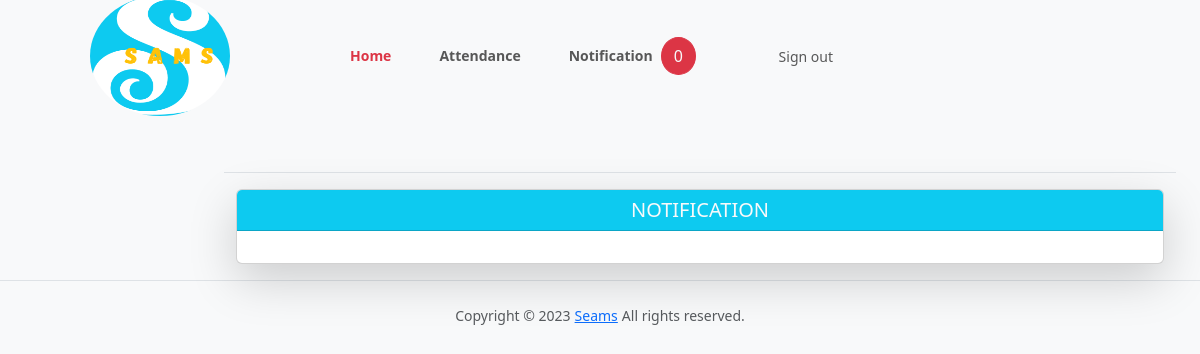
/teacher/2/notification (signed in), run on an earlier commit of the app's database.
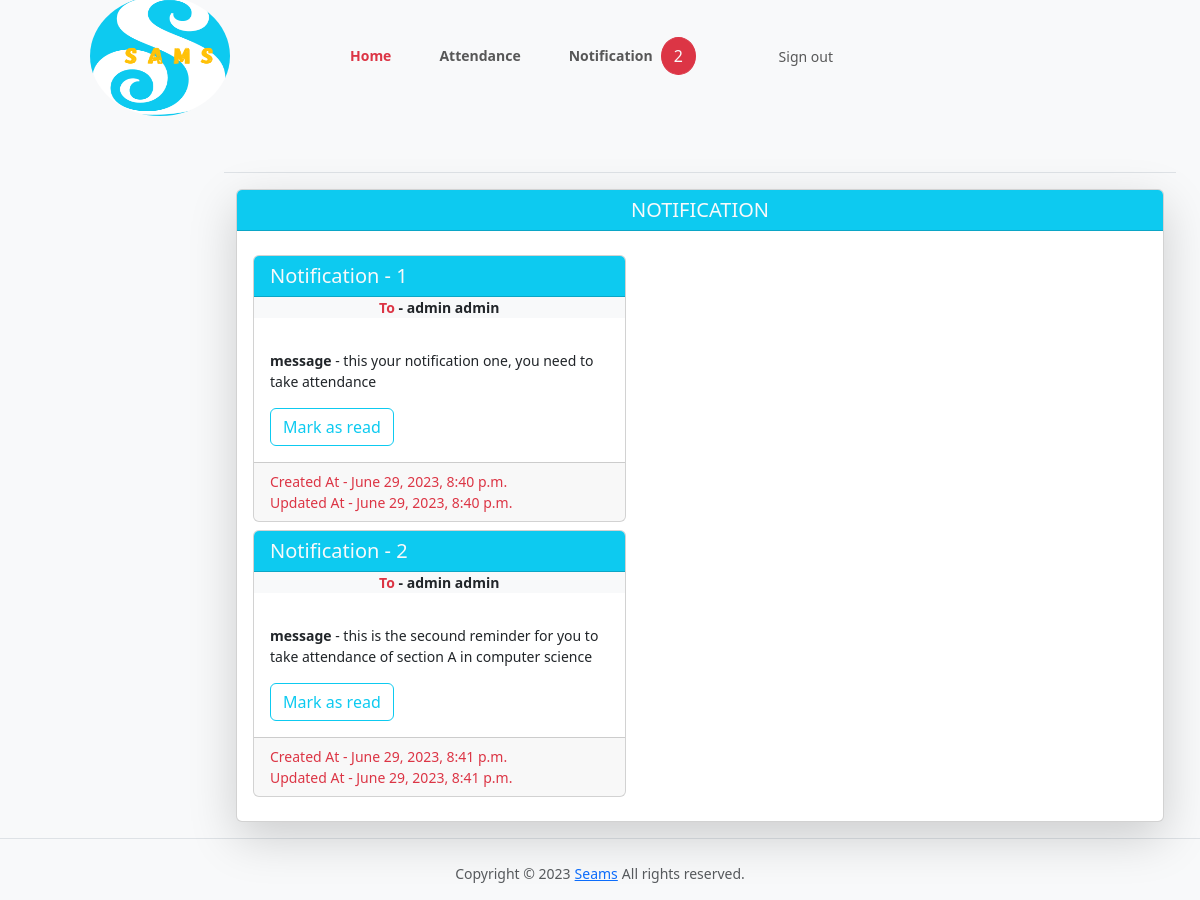
And on a later commit of the database.
### samsApp/models.py (models this page shows, shortened)
class TeacherNotification(models.Model):
    teacher = models.ForeignKey(Teacher, on_delete=models.CASCADE)
    message = models.TextField()
    created_at = models.DateTimeField(auto_now_add=True)
    updated_at = models.DateTimeField(auto_now=True)

class User(AbstractBaseUser, PermissionsMixin):
    email = models.EmailField(unique=True)
    first_name = models.CharField(max_length=30)
    last_name = models.CharField(max_length=30)
    is_active = models.BooleanField(default=True)
    is_teacher = models.BooleanField(default=False)
    is_student = models.BooleanField(default=False)
    is_admin = models.BooleanField(default=False)
    approved = models.BooleanField(_('Approved'), default = False)
    is_staff = models.BooleanField(default=False)
    is_superuser = models.BooleanField(default=False)
    objects = UserManager()
    USERNAME_FIELD = 'email'
    REQUIRED_FIELDS = ['first_name', 'last_name']

### samsApp/views.py (the view)
# urls.py: path('teacher/<slug:teacher_id>/notification', views.t_notification, name='t_notification_url'),
@login_required()
def t_notification(request, teacher_id):
    teacherNote = TeacherNotification.objects.filter(teacher=teacher_id)
    teacherNote_count = len(teacherNote)
    return render(request, 'teacher_notification.html', {'teacherNote':teacherNote, 'count':teacherNote_count})

### samsApp/templates/teacher_notification.html (shortened to what this page needs)
{% load static %}
{% load avatar_tags %}
{% include "header.html" %}
<head>
</head>
<body class="bg-light my-2">
<header style="margin-top: -20px;">
  <nav class="navbar navbar-expand-lg pl-3 pl-sm-0" id="navbar">
    <div class="container">
      <div class="navbar-brand-wrapper d-flex mx-5">
        <img src="{% static 'images/logo.png' %}"  class="rounded-circle" style="height: 120px; width: 140px;" alt="">
      </div>
      <div class="collapse navbar-collapse mx-5" id="navbarNavDropdown">
        <ul class="navbar-nav ">
          <li class="nav-item mx-3">
            <a class=" active nav-link fw-bold text-danger" aria-current="page" href="{% url 'teacher_home_url' %}">Home</a>
          </li>
          <li class="nav-item mx-3">
            <a class="nav-link fw-bold" href="{% url 't_clas_url' request.user.teacher.id %}">Attendance</a>
          </li>
          <li class="nav-item mx-3 d-flex">
            <a class="nav-link fw-bold" href="{% url 't_notification_url' request.user.teacher.id %}">Notification</a>
            <span id="count" class="text-light btn btn-danger rounded-circle" >{{count}}</span>
          </li>
          <div class="col-lg-2  col-sm-3  align-self-center text-white mx-5"  >
            <a class="nav-link   btn btn-md btn-outline-warning  "  href="{% url 'logout_url' %}">Sign out
            </a>
        </div>
        </ul>
    </div>
    </div>
</nav>
</header>
<div class="container-fluid">
  <div class="row py-3">
    <div class="col d-flex justify-content-end">
    </div>
<main class="col-md-9 ms-sm-auto col-lg-10 px-md-4">
  <div class=" pt-3 pb-2 mb-3 border-bottom">
  </div>
  <div class="container-fluid">
    <div class="row g-5">
        <div class="col-12 ">
          <div class="card shadow-lg">
              <h5 class="card-header text-light text-center text-uppercase bg-info">Notification
              </h5>
              <div class="card-body">
                {% for note in teacherNote %}
                <div class="card col-5 my-2">
                  <h5 class="card-header bg-info text-light">Notification - {{note.id}}</h5>
                  <p class="text-dark fw-bold  text-center bg-light">
                    <span class="text-danger ">To</span> - {{request.user.first_name}} {{request.user.last_name}}
                  </p>
                  <div class="card-body">
                    <p>
                      <span class="fw-bold">message </span> - {{note.message}}
                    </p>
                    <button id="mark" class="btn btn-outline-info">Mark as read</button>
                  </div>
                  <div class="card-footer text-muted  ">
                    <div class="text-danger">Created At - {{note.created_at}}</div>
                    <div class="text-danger">Updated At - {{note.updated_at}}</div>
                  </div>
                </div>
                {% endfor %}
              </div>
          </div>
        </div>
    </div>
</div>
</main>
</div>
</div>
{% include "footer.html" %}

### samsApp/templates/header.html (shortened to what this page needs)
{% load static %}
<!Doctype html>
<head>
    <link href="https://cdn.jsdelivr.net/npm/bootstrap@5.3.0-alpha1/dist/css/bootstrap.min.css" rel="stylesheet">
    <link href={% static 'styles.css' %} rel="stylesheet">
</head>

### samsApp/templates/footer.html (shortened to what this page needs)
{% load static %}
<footer class="border-top">
  <p class="text-center text-muted pt-4">Copyright © 2023<a href="#" class="px-1">Seams</a>All rights reserved.</p>
</footer>
  </body>
</html>

### samsApp/static/styles.css (style rules this page uses)
body { font-size: .875rem; }

What changed in the data, as far as the page shows it:
added TeacherNotification: id "1", message "this your notification one, you need to take attendance", created_at "June 29, 2023, 8:40 p.m.", updated_at "June 29, 2023, 8:40 p.m."
now on this page (row edited): User: user.first_name "admin", user.last_name "admin"
added TeacherNotification: id "2", message "this is the secound reminder for you to take attendance of section A in computer science", created_at "June 29, 2023, 8:41 p.m.", updated_at "June 29, 2023, 8:41 p.m."
Also different on the page:
{{ count }}: "0" → "2"
